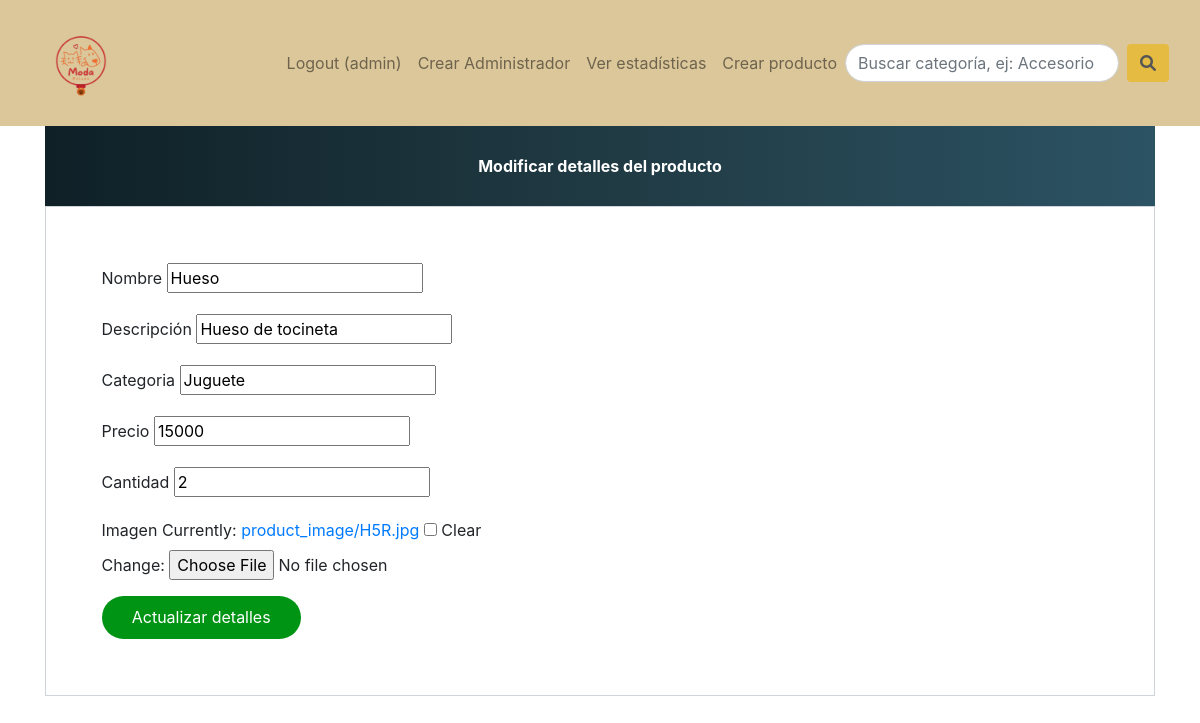
/update-product/2 (signed in), run on the app's committed database.
### products/models.py (models this page shows, shortened)
class Product(models.Model):
    name=models.CharField(max_length=40)
    description=models.CharField(max_length=40)
    product_image= models.ImageField(upload_to='product_image/',null=True,blank=True)
    price = models.PositiveIntegerField()
    category = models.CharField(max_length = 70)
    quantity = models.IntegerField()

### products/views.py (the view)
# urls.py: path('update-product/<int:pk>', productViews.update_product_view,name='update-product'),
@login_required
def update_product_view(request,pk):
    product=models.Product.objects.get(id=pk)
    product_form=forms.ProductForm(instance=product)
    if request.method == 'POST':
        product_form = forms.ProductForm(request.POST, request.FILES, instance=product)
        if product_form.is_valid():
            product_form.save()
            return HttpResponseRedirect('..')
    else:
        product_form = forms.ProductForm(instance=product)
    return render(request,'products/update_product.html',{'productForm':product_form})

### products/forms.py
class ProductForm(forms.ModelForm):
    class Meta:
        model=models.Product
        fields=['name','description','product_image','price','category','quantity']

### templates/products/update_product.html (shortened to what this page needs)
{% extends 'base.html' %}
{% block content %}
<!DOCTYPE html>
<html lang="en">
    <head>
        <link href="//maxcdn.bootstrapcdn.com/bootstrap/4.1.1/css/bootstrap.min.css" rel="stylesheet" id="bootstrap-css">
    </head>
    <body>
        <form method="post" enctype="multipart/form-data">
            <div class="container register-form">
            <div class="form">
                <div class="note">
                <p>Modificar detalles del producto</p>
                </div>
                <div class="form-content">
                <div class="row">
                    <div class="col-md-6">
                    <div class="form-group">
                        <label for="id_name">Nombre</label>
                        {{ productForm.name }}
                    </div>
                    <div class="form-group">
                        <label for="id_description">Descripción</label>
                        {{ productForm.description }}
                    </div>
                    <div class="form-group">
                        <label for="id_category">Categoria</label>
                        {{ productForm.category }}
                    </div>
                    <div class="form-group">
                        <label for="id_price">Precio</label>
                        {{ productForm.price }}
                    </div>
                    <div class="form-group">
                        <label for="id_quantity">Cantidad</label>
                        {{ productForm.quantity }}
                    </div>
                    <div class="form-group">
                        <label for="id_product_image">Imagen</label>
                        {{ productForm.product_image }}
                    </div>
                </div>
                </div>
                <button type="submit" class="btnSubmit">Actualizar detalles</button>
            </div>
            </div>
        </form>
    </body>
</html>
{% endblock content %}

### templates/base.html (shortened to what this page needs)
<!DOCTYPE html>
<html lang="es">
<head>
    {% load static %}
    <link href="https://cdn.jsdelivr.net/npm/bootstrap@5.3.2/dist/css/bootstrap.min.css" rel="stylesheet">
    <link rel="stylesheet" href="https://cdnjs.cloudflare.com/ajax/libs/font-awesome/6.0.0-beta3/css/all.min.css">
</head>
<body>
    <nav class="navbar navbar-expand-lg navbar-light navbar-custom">
        <div class="container-fluid">
            <a class="navbar-brand" href="/">
                <img src="{% static 'images/logo.png' %}" alt="Logo">
            </a>
            <div class="collapse navbar-collapse" id="navbarNav">
                <ul class="navbar-nav ms-auto">
                    {% if user.is_authenticated %}
                        <li class="nav-item">
                            <a class="nav-link" href="{% url 'logout-account' %}">Logout ({{ user.username }})</a>
                        </li>
                        <li class="nav-item">
                            <a class="nav-link" href="{% url 'signup-account' %}">Crear Administrador</a>
                        </li>
                        <li class="nav-item">
                            <a class="nav-link" href="{% url 'stadistics' %}">Ver estadísticas</a>
                        </li>
                        <li class="nav-item">
                            <a class="nav-link" href="{% url 'create-product' %}">Crear producto</a>
                        </li>
                    {% endif %}
                </ul>
                <form class="d-flex" action="/search" method="get">
                    <input class="form-control me-2" type="search" name="category" placeholder="Buscar categoría, ej: Accesorio" aria-label="Search">
                    <button class="btn btn-custom" type="submit">
                        <i class="fas fa-search"></i>
                    </button>
                </form>
            </div>
        </div>
    </nav>
    {% block content %}
    {% endblock content %}
</body>
</html>

### templates/base.html (style rules this page uses)
body { background-color: #f7f7f7; }
.navbar-custom { background-color: #dcc79a; }
.navbar-brand img { max-width: 100px; }
.form-control { border-radius: 30px 0 0 30px; }
.btn-custom { border-radius: 0 30px 30px 0; background-color: #e5bc41; border: none; color: #565656; }

### templates/products/update_product.html (style rules this page uses)
a:link { text-decoration: none; }
.note { text-align: center; height: 80px; background: #0F2027; background: -webkit-linear-gradient(to left, #2C5364, #203A43, #0F2027); background: linear-gradient(to left, #2C5364, #203A43, #0F2027); color: #fff; font-weight: bold; line-height: 80px; }
.form-content { padding: 5%; border: 1px solid #ced4da; margin-bottom: 2%; }
.form-control { border-radius: 1.5rem; }
.btnSubmit { border: none; border-radius: 1.5rem; padding: 1%; width: 20%; cursor: pointer; background: #009414; color: #fff; }

### data on the page
Product: name "Hueso", description "Hueso de tocineta", category "Juguete", price "15000", quantity "2"

### other printed values
{{ user.username }} "admin"
